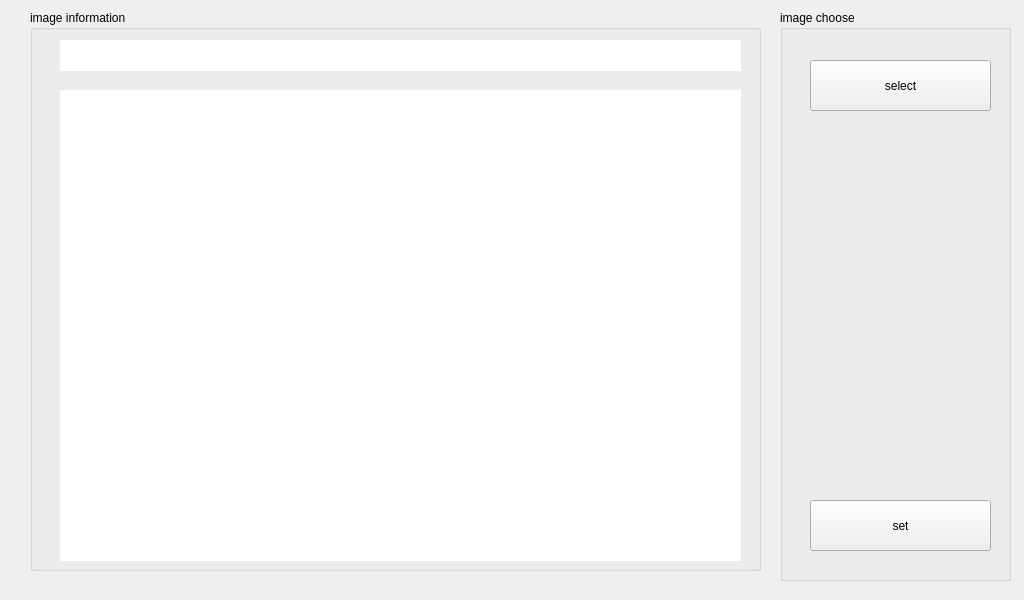
<?xml version="1.0" encoding="UTF-8"?>
<ui version="4.0">
 <class>setting</class>
 <widget class="QWidget" name="setting">
  <property name="geometry">
   <rect>
    <x>0</x>
    <y>0</y>
    <width>1024</width>
    <height>600</height>
   </rect>
  </property>
  <property name="maximumSize">
   <size>
    <width>1024</width>
    <height>600</height>
   </size>
  </property>
  <property name="windowTitle">
   <string>Form</string>
  </property>
  <widget class="QGroupBox" name="groupBox">
   <property name="geometry">
    <rect>
     <x>30</x>
     <y>10</y>
     <width>731</width>
     <height>561</height>
    </rect>
   </property>
   <property name="title">
    <string>image information</string>
   </property>
   <widget class="QLabel" name="lb_image_path">
    <property name="geometry">
     <rect>
      <x>30</x>
      <y>30</y>
      <width>681</width>
      <height>31</height>
     </rect>
    </property>
    <property name="styleSheet">
     <string notr="true">background-color: rgb(255, 255, 255);</string>
    </property>
    <property name="text">
     <string/>
    </property>
   </widget>
   <widget class="QLabel" name="lb_image">
    <property name="geometry">
     <rect>
      <x>30</x>
      <y>80</y>
      <width>681</width>
      <height>471</height>
     </rect>
    </property>
    <property name="styleSheet">
     <string notr="true">background-color: rgb(255, 255, 255);</string>
    </property>
    <property name="text">
     <string/>
    </property>
   </widget>
  </widget>
  <widget class="QGroupBox" name="groupBox_2">
   <property name="geometry">
    <rect>
     <x>780</x>
     <y>10</y>
     <width>231</width>
     <height>571</height>
    </rect>
   </property>
   <property name="title">
    <string>image choose</string>
   </property>
   <widget class="QPushButton" name="bt_select">
    <property name="geometry">
     <rect>
      <x>30</x>
      <y>50</y>
      <width>181</width>
      <height>51</height>
     </rect>
    </property>
    <property name="text">
     <string>select</string>
    </property>
   </widget>
   <widget class="QPushButton" name="bt_set">
    <property name="geometry">
     <rect>
      <x>30</x>
      <y>490</y>
      <width>181</width>
      <height>51</height>
     </rect>
    </property>
    <property name="text">
     <string>set</string>
    </property>
   </widget>
  </widget>
 </widget>
 <resources/>
 <connections/>
</ui>
